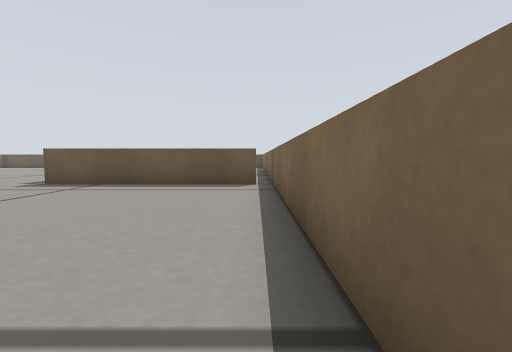
view 1 (above)

24 first-person views from a walk through a Gazebo world. The camera is 0.15 m above the floor, tilts 4° down and sees 90° across. The floor is counted in squares, 0.2 m on a side. Each view is taken from the middle of a square. On the plan, view 1 faces up. The plan holds only what a view shows up to about 9 squares ahead; the rest is blank.

view 2
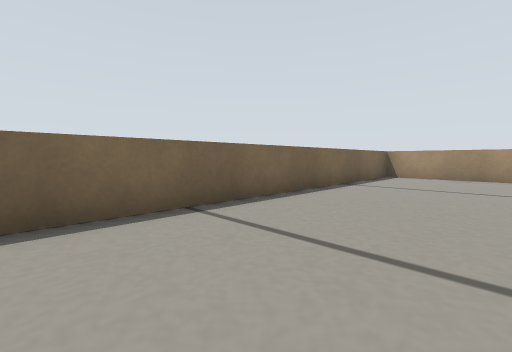

view 3
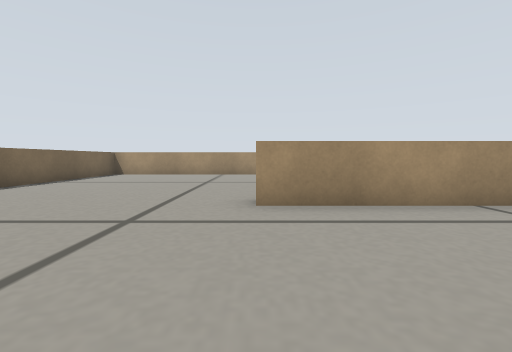

view 4
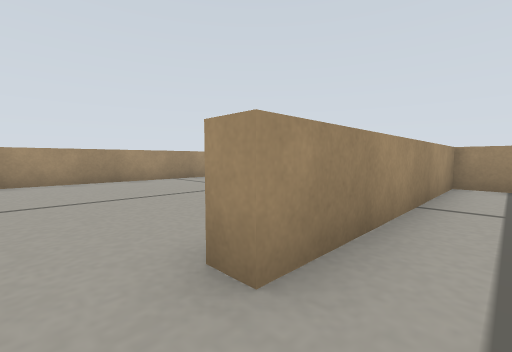

view 5
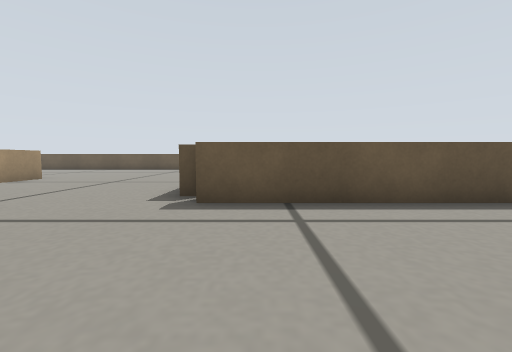

view 6
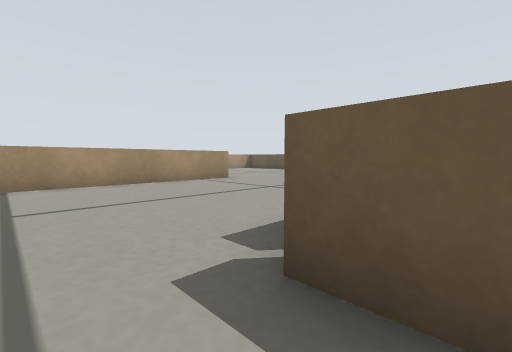

view 7
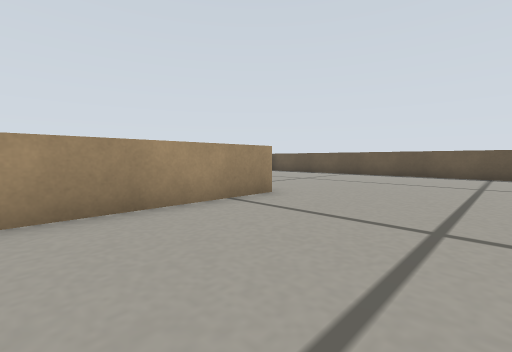

view 8
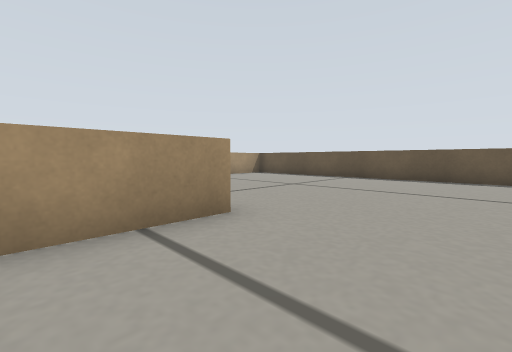

view 9
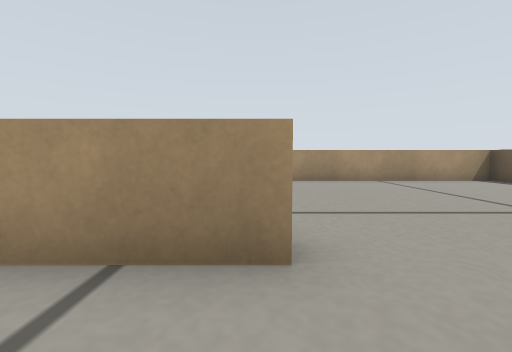

view 10
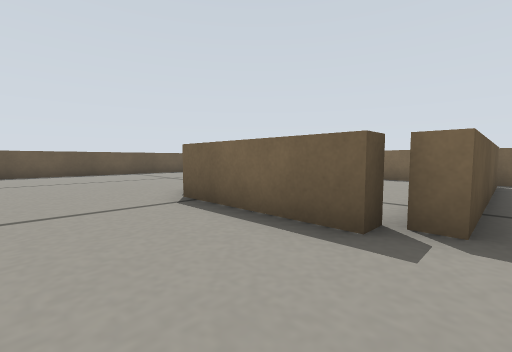

view 11
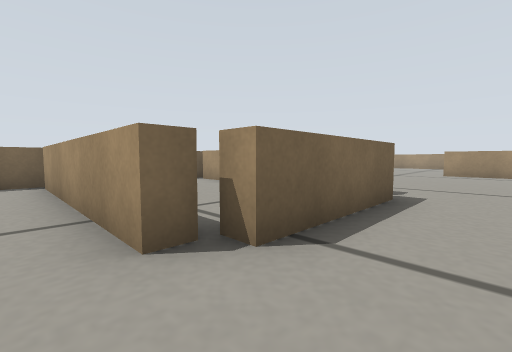

view 12
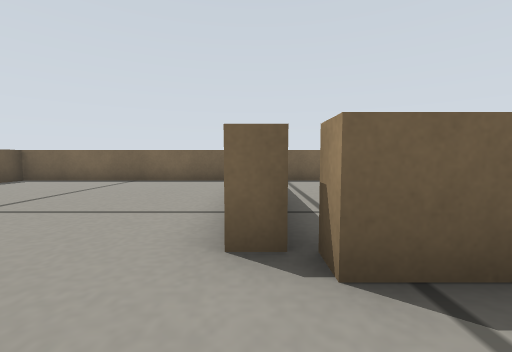

view 13
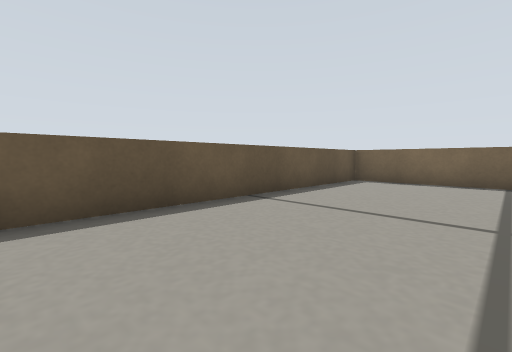

view 14
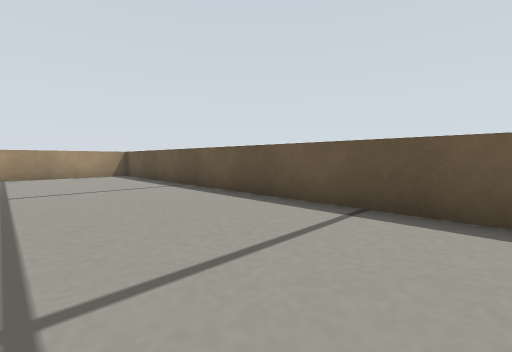

view 15
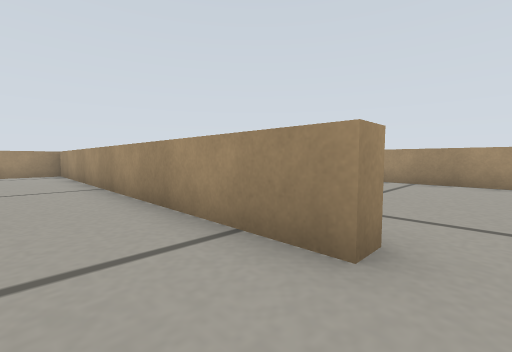

view 16
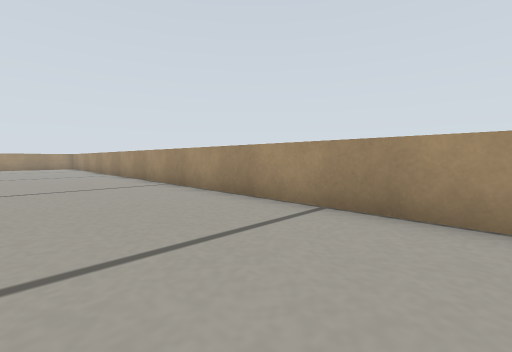

view 17
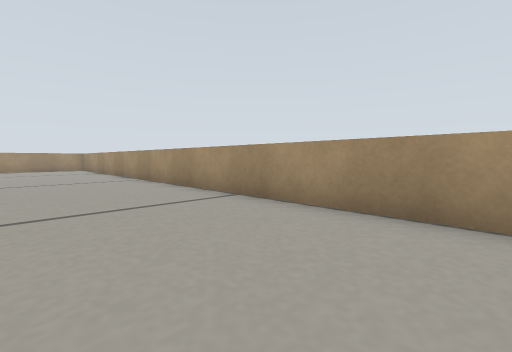

view 18
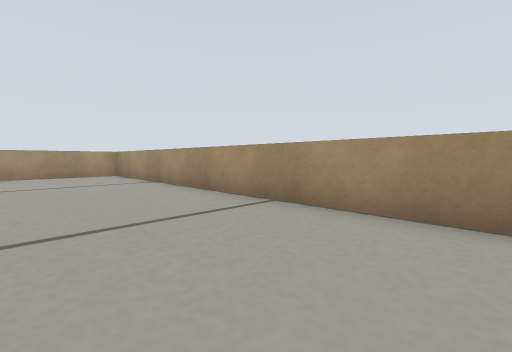

view 19
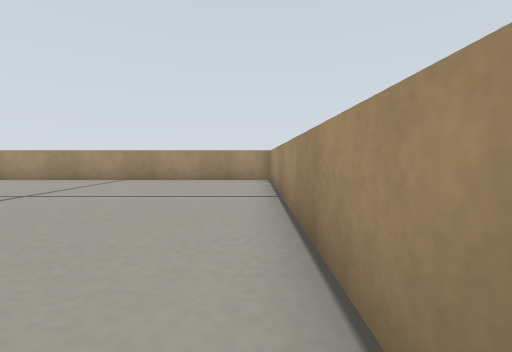

view 20
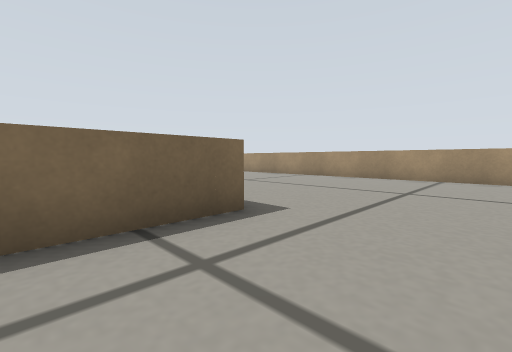

view 21
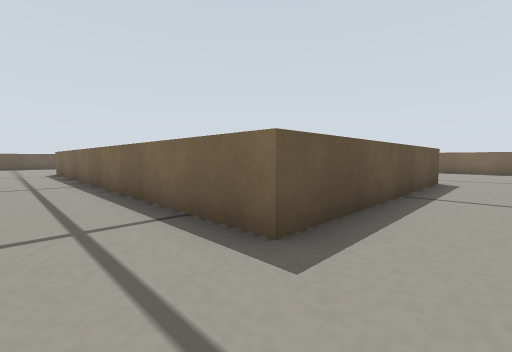

view 22
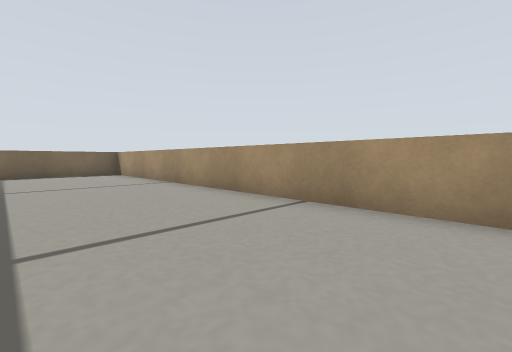

view 23
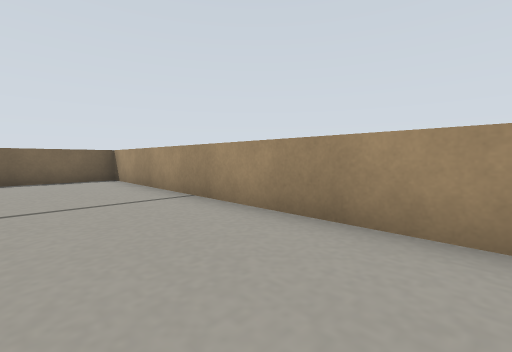

view 24
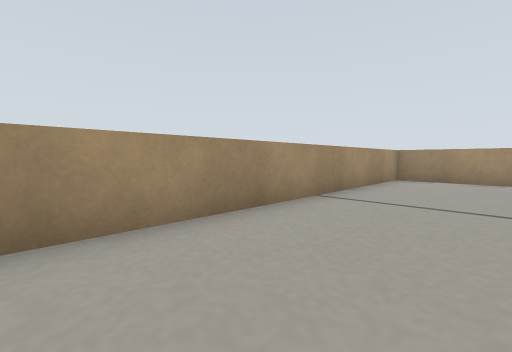

### Floor plan
Points are (right, up) in squares from view 1. A wall is a line through its corners. A room is listed if a view was taken in it or the views show most of it. See-through windows are left out.
Room 1 (views 1, 2, 3, 4, 5, 6, 7, 8, 9, 10, 11, 12, 13, 14, 15, 16, 17, 18, 19, 20, 21, 22, 23, 24)
walls: (-6.5, 8) (-6.5, 11.5) (-6, 11.5) (-6, 12.2) (0, 12.2); (-13.4, 12.2) (-12.7, 12.2) (-12.7, 0) (-6, 0) (-6, -0.5) (-13.3, -0.5) (-13.3, 9); (0, 7.3) (-6, 7.3) (-6, 8); (0.5, 12.1) (0.5, 19.8) (-17, 19.8); (-18.8, 19.8) (-19.5, 19.8) (-19.5, -7.8) (0.5, -7.8) (0.5, 7.6)
ways out: gap at (0, 12) to room 2
Room 2 (no view inside)
walls: (-1.1, 7.7) (-0.5, 7.7); (0.5, 7.6) (0.5, 12.1)
ways out: gap at (0, 12) to room 1

Positions as (right, up) in squares from view 1, and headings:
1: (0, 0), facing up
2: (-3, 3), facing down-right
3: (-6, 4), facing down
4: (-5, 1), facing down-left
5: (-5, 3), facing up
6: (-5, 6), facing up-left
7: (-9, 8), facing up-left
8: (-10, 10), facing up-left
9: (-11, 12), facing left
10: (-9, 7), facing up-right
11: (-8, 13), facing down-right
12: (-8, 12), facing right
13: (-8, 16), facing up-right
14: (-8, 16), facing up-left
15: (-11, 13), facing down-left
16: (-16, 13), facing down-left
17: (-16, 10), facing down-left
18: (-16, 4), facing down-left
19: (-19, 1), facing down
20: (-16, 2), facing down-right
21: (-15, -2), facing up-right
22: (-12, -4), facing down-right
23: (-9, -5), facing down-right
24: (-10, -5), facing down-left
